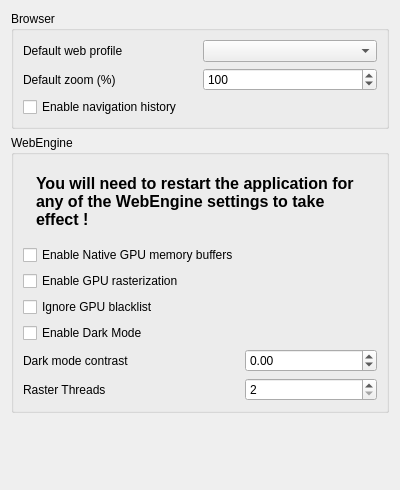
<?xml version="1.0" encoding="UTF-8"?>
<ui version="4.0">
 <class>SettingsForm</class>
 <widget class="QWidget" name="SettingsForm">
  <property name="geometry">
   <rect>
    <x>0</x>
    <y>0</y>
    <width>400</width>
    <height>490</height>
   </rect>
  </property>
  <property name="windowTitle">
   <string>Form</string>
  </property>
  <layout class="QVBoxLayout" name="verticalLayout_2">
   <item>
    <layout class="QVBoxLayout" name="verticalLayout">
     <item>
      <widget class="QGroupBox" name="groupBox_6">
       <property name="title">
        <string>Browser</string>
       </property>
       <layout class="QGridLayout" name="gridLayout_14">
        <item row="0" column="0">
         <layout class="QGridLayout" name="gridLayout_15">
          <item row="0" column="0">
           <widget class="QLabel" name="label_25">
            <property name="text">
             <string>Default web profile</string>
            </property>
           </widget>
          </item>
          <item row="2" column="0">
           <widget class="QCheckBox" name="urlHistoryEnable">
            <property name="text">
             <string>Enable navigation history</string>
            </property>
           </widget>
          </item>
          <item row="0" column="1">
           <widget class="QComboBox" name="defaultWebProfile"/>
          </item>
          <item row="1" column="0">
           <widget class="QLabel" name="label_26">
            <property name="text">
             <string>Default zoom (%)</string>
            </property>
           </widget>
          </item>
          <item row="1" column="1">
           <widget class="QSpinBox" name="webEngineDefaultZoom">
            <property name="minimum">
             <number>50</number>
            </property>
            <property name="maximum">
             <number>200</number>
            </property>
            <property name="singleStep">
             <number>5</number>
            </property>
            <property name="value">
             <number>100</number>
            </property>
           </widget>
          </item>
         </layout>
        </item>
       </layout>
      </widget>
     </item>
     <item>
      <widget class="QGroupBox" name="groupBox_2">
       <property name="title">
        <string>WebEngine</string>
       </property>
       <layout class="QGridLayout" name="gridLayout_6">
        <item row="2" column="0">
         <layout class="QGridLayout" name="gridLayout_5">
          <item row="4" column="0">
           <widget class="QLabel" name="label_2">
            <property name="toolTip">
             <string>&lt;html&gt;&lt;head/&gt;&lt;body&gt;&lt;p&gt;Dark mode constract (value between -1.0 and 1.0)&lt;/p&gt;&lt;/body&gt;&lt;/html&gt;</string>
            </property>
            <property name="text">
             <string>Dark mode contrast</string>
            </property>
           </widget>
          </item>
          <item row="5" column="0">
           <widget class="QLabel" name="label_4">
            <property name="toolTip">
             <string>&lt;html&gt;&lt;head/&gt;&lt;body&gt;&lt;p&gt;Number of raster threads to use for web rendering&lt;/p&gt;&lt;/body&gt;&lt;/html&gt;</string>
            </property>
            <property name="text">
             <string>Raster Threads</string>
            </property>
           </widget>
          </item>
          <item row="5" column="1">
           <widget class="QSpinBox" name="numRasterThreads">
            <property name="minimum">
             <number>2</number>
            </property>
            <property name="maximum">
             <number>12</number>
            </property>
           </widget>
          </item>
          <item row="4" column="1">
           <widget class="QDoubleSpinBox" name="darkModeContrast">
            <property name="minimum">
             <double>-1.000000000000000</double>
            </property>
            <property name="maximum">
             <double>1.000000000000000</double>
            </property>
            <property name="singleStep">
             <double>0.100000000000000</double>
            </property>
           </widget>
          </item>
          <item row="3" column="0">
           <widget class="QCheckBox" name="useDarkMode">
            <property name="toolTip">
             <string>&lt;html&gt;&lt;head/&gt;&lt;body&gt;&lt;p&gt;Enable dark theme on all browser tabs&lt;/p&gt;&lt;/body&gt;&lt;/html&gt;</string>
            </property>
            <property name="text">
             <string>Enable Dark Mode</string>
            </property>
           </widget>
          </item>
          <item row="1" column="0">
           <widget class="QCheckBox" name="enableGpuRasterization">
            <property name="text">
             <string>Enable GPU rasterization</string>
            </property>
           </widget>
          </item>
          <item row="2" column="0">
           <widget class="QCheckBox" name="ignoreGpuBlacklist">
            <property name="text">
             <string>Ignore GPU blacklist</string>
            </property>
           </widget>
          </item>
          <item row="0" column="0">
           <widget class="QCheckBox" name="enableNativeGpuMemoryBuffers">
            <property name="text">
             <string>Enable Native GPU memory buffers</string>
            </property>
           </widget>
          </item>
         </layout>
        </item>
        <item row="1" column="0">
         <widget class="QLabel" name="label_3">
          <property name="styleSheet">
           <string notr="true">margin: 10px;</string>
          </property>
          <property name="text">
           <string>&lt;html&gt;&lt;head/&gt;&lt;body&gt;&lt;p&gt;&lt;span style=&quot; font-size:12pt; font-weight:600;&quot;&gt;You will need to restart the application for any of the WebEngine settings to take effect !&lt;/span&gt;&lt;/p&gt;&lt;/body&gt;&lt;/html&gt;</string>
          </property>
          <property name="scaledContents">
           <bool>false</bool>
          </property>
          <property name="wordWrap">
           <bool>true</bool>
          </property>
         </widget>
        </item>
       </layout>
      </widget>
     </item>
     <item>
      <spacer name="verticalSpacer">
       <property name="orientation">
        <enum>Qt::Vertical</enum>
       </property>
       <property name="sizeHint" stdset="0">
        <size>
         <width>20</width>
         <height>40</height>
        </size>
       </property>
      </spacer>
     </item>
    </layout>
   </item>
  </layout>
 </widget>
 <resources/>
 <connections/>
</ui>
